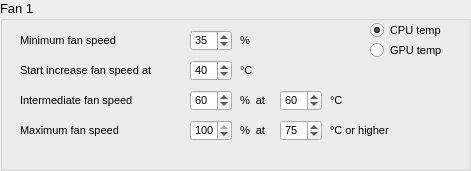
       <widget class="QGroupBox" name="groupBoxConfigFan1">
        <property name="geometry">
         <rect>
          <x>20</x>
          <y>20</y>
          <width>471</width>
          <height>171</height>
         </rect>
        </property>
        <property name="font">
         <font>
          <pointsize>10</pointsize>
          <weight>50</weight>
          <bold>false</bold>
         </font>
        </property>
        <property name="title">
         <string>Fan 1</string>
        </property>
        <property name="flat">
         <bool>false</bool>
        </property>
        <property name="checkable">
         <bool>false</bool>
        </property>
        <widget class="QLabel" name="label_21">
         <property name="geometry">
          <rect>
           <x>20</x>
           <y>30</y>
           <width>151</width>
           <height>21</height>
          </rect>
         </property>
         <property name="font">
          <font>
           <pointsize>8</pointsize>
          </font>
         </property>
         <property name="text">
          <string>Minimum fan speed</string>
         </property>
        </widget>
        <widget class="QSpinBox" name="spinBoxMinSpeedFan1">
         <property name="geometry">
          <rect>
           <x>190</x>
           <y>30</y>
           <width>42</width>
           <height>21</height>
          </rect>
         </property>
         <property name="font">
          <font>
           <pointsize>8</pointsize>
          </font>
         </property>
         <property name="maximum">
          <number>100</number>
         </property>
         <property name="singleStep">
          <number>1</number>
         </property>
         <property name="value">
          <number>35</number>
         </property>
        </widget>
        <widget class="QLabel" name="label_22">
         <property name="geometry">
          <rect>
           <x>20</x>
           <y>60</y>
           <width>241</width>
           <height>21</height>
          </rect>
         </property>
         <property name="font">
          <font>
           <pointsize>8</pointsize>
          </font>
         </property>
         <property name="text">
          <string>Start increase fan speed at </string>
         </property>
        </widget>
        <widget class="QSpinBox" name="spinBoxStartIncreaseSpeedFan1">
         <property name="geometry">
          <rect>
           <x>190</x>
           <y>60</y>
           <width>42</width>
           <height>21</height>
          </rect>
         </property>
         <property name="font">
          <font>
           <pointsize>8</pointsize>
          </font>
         </property>
         <property name="maximum">
          <number>100</number>
         </property>
         <property name="singleStep">
          <number>1</number>
         </property>
         <property name="value">
          <number>40</number>
         </property>
        </widget>
        <widget class="QLabel" name="label_23">
         <property name="geometry">
          <rect>
           <x>240</x>
           <y>90</y>
           <width>101</width>
           <height>21</height>
          </rect>
         </property>
         <property name="font">
          <font>
           <pointsize>8</pointsize>
          </font>
         </property>
         <property name="text">
          <string>%  at</string>
         </property>
        </widget>
        <widget class="QSpinBox" name="spinBoxIntermediateTempFan1">
         <property name="geometry">
          <rect>
           <x>280</x>
           <y>90</y>
           <width>42</width>
           <height>21</height>
          </rect>
         </property>
         <property name="font">
          <font>
           <pointsize>8</pointsize>
          </font>
         </property>
         <property name="maximum">
          <number>100</number>
         </property>
         <property name="singleStep">
          <number>1</number>
         </property>
         <property name="value">
          <number>60</number>
         </property>
        </widget>
        <widget class="QSpinBox" name="spinBoxIntermediateSpeedFan1">
         <property name="geometry">
          <rect>
           <x>190</x>
           <y>90</y>
           <width>42</width>
           <height>21</height>
          </rect>
         </property>
         <property name="font">
          <font>
           <pointsize>8</pointsize>
          </font>
         </property>
         <property name="maximum">
          <number>100</number>
         </property>
         <property name="singleStep">
          <number>1</number>
         </property>
         <property name="value">
          <number>60</number>
         </property>
        </widget>
        <widget class="QLabel" name="label_24">
         <property name="geometry">
          <rect>
           <x>20</x>
           <y>90</y>
           <width>151</width>
           <height>21</height>
          </rect>
         </property>
         <property name="font">
          <font>
           <pointsize>8</pointsize>
          </font>
         </property>
         <property name="text">
          <string>Intermediate fan speed </string>
         </property>
        </widget>
        <widget class="QLabel" name="label_25">
         <property name="geometry">
          <rect>
           <x>330</x>
           <y>90</y>
           <width>111</width>
           <height>21</height>
          </rect>
         </property>
         <property name="font">
          <font>
           <pointsize>8</pointsize>
          </font>
         </property>
         <property name="text">
          <string>°C</string>
         </property>
        </widget>
        <widget class="QLabel" name="label_26">
         <property name="geometry">
          <rect>
           <x>240</x>
           <y>60</y>
           <width>111</width>
           <height>21</height>
          </rect>
         </property>
         <property name="font">
          <font>
           <pointsize>8</pointsize>
          </font>
         </property>
         <property name="text">
          <string>°C</string>
         </property>
        </widget>
        <widget class="QLabel" name="label_30">
         <property name="geometry">
          <rect>
           <x>240</x>
           <y>30</y>
           <width>111</width>
           <height>21</height>
          </rect>
         </property>
         <property name="font">
          <font>
           <pointsize>8</pointsize>
          </font>
         </property>
         <property name="text">
          <string>%</string>
         </property>
        </widget>
        <widget class="QLabel" name="label_31">
         <property name="geometry">
          <rect>
           <x>20</x>
           <y>120</y>
           <width>151</width>
           <height>21</height>
          </rect>
         </property>
         <property name="font">
          <font>
           <pointsize>8</pointsize>
          </font>
         </property>
         <property name="text">
          <string>Maximum fan speed </string>
         </property>
        </widget>
        <widget class="QSpinBox" name="spinBoxMaxSpeedFan1">
         <property name="geometry">
          <rect>
           <x>190</x>
           <y>120</y>
           <width>42</width>
           <height>21</height>
          </rect>
         </property>
         <property name="font">
          <font>
           <pointsize>8</pointsize>
          </font>
         </property>
         <property name="maximum">
          <number>100</number>
         </property>
         <property name="singleStep">
          <number>1</number>
         </property>
         <property name="value">
          <number>100</number>
         </property>
        </widget>
        <widget class="QLabel" name="label_32">
         <property name="geometry">
          <rect>
           <x>240</x>
           <y>120</y>
           <width>101</width>
           <height>21</height>
          </rect>
         </property>
         <property name="font">
          <font>
           <pointsize>8</pointsize>
          </font>
         </property>
         <property name="text">
          <string>%  at</string>
         </property>
        </widget>
        <widget class="QLabel" name="label_36">
         <property name="geometry">
          <rect>
           <x>330</x>
           <y>120</y>
           <width>111</width>
           <height>21</height>
          </rect>
         </property>
         <property name="font">
          <font>
           <pointsize>8</pointsize>
          </font>
         </property>
         <property name="text">
          <string>°C or higher</string>
         </property>
        </widget>
        <widget class="QSpinBox" name="spinBoxMaxTempFan1">
         <property name="geometry">
          <rect>
           <x>280</x>
           <y>120</y>
           <width>42</width>
           <height>21</height>
          </rect>
         </property>
         <property name="font">
          <font>
           <pointsize>8</pointsize>
          </font>
         </property>
         <property name="maximum">
          <number>100</number>
         </property>
         <property name="singleStep">
          <number>1</number>
         </property>
         <property name="value">
          <number>75</number>
         </property>
        </widget>
        <widget class="QRadioButton" name="radioButtonCPUFan1">
         <property name="geometry">
          <rect>
           <x>370</x>
           <y>20</y>
           <width>95</width>
           <height>20</height>
          </rect>
         </property>
         <property name="font">
          <font>
           <pointsize>8</pointsize>
          </font>
         </property>
         <property name="text">
          <string>CPU temp</string>
         </property>
         <property name="checked">
          <bool>true</bool>
         </property>
        </widget>
        <widget class="QRadioButton" name="radioButtonGPUFan1">
         <property name="geometry">
          <rect>
           <x>370</x>
           <y>40</y>
           <width>95</width>
           <height>20</height>
          </rect>
         </property>
         <property name="font">
          <font>
           <pointsize>8</pointsize>
          </font>
         </property>
         <property name="text">
          <string>GPU temp</string>
         </property>
        </widget>
       </widget>
